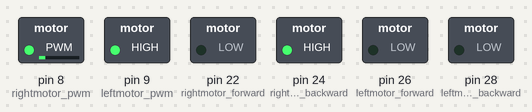
Bench run of a sketch on a simulated Arduino Mega 2560, built with avr-gcc and run on an emulated ATmega2560. Shown: switched loads named in the sketch (green lamp = pin HIGH).

Above: at 0.1 s.
Timing chart, 0 to 1.6 s (numbered marks = the images above):
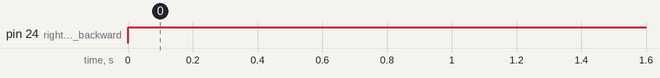

Measured:
- by itself, pin 24 (rightmotor_backward): LOW → HIGH at 0.00 s

The sketch:

Motor_testing_with200rpm_78rpm.ino
```cpp
#define leftmotor_pwm 9
#define rightmotor_pwm 8
#define leftmotor_forward 26
#define rightmotor_forward 22
#define leftmotor_backward 28
#define rightmotor_backward 24

const int lspeed = 255;
const int rspeed = 40;


void setup() {
  // put your setup code here, to run once:
  pinMode(leftmotor_pwm, OUTPUT);
  pinMode(leftmotor_forward, OUTPUT);
  pinMode(leftmotor_backward, OUTPUT);
  pinMode(rightmotor_pwm, OUTPUT);
  pinMode(rightmotor_forward, OUTPUT);
  pinMode(rightmotor_backward, OUTPUT);

  analogWrite(leftmotor_pwm, lspeed);
  analogWrite(rightmotor_pwm, rspeed);
}

void loop() {
  // put your main code here, to run repeatedly:
  digitalWrite(leftmotor_forward, LOW);
  digitalWrite(leftmotor_backward, LOW);
  digitalWrite(rightmotor_forward, LOW);
  digitalWrite(rightmotor_backward, HIGH);
}
```
